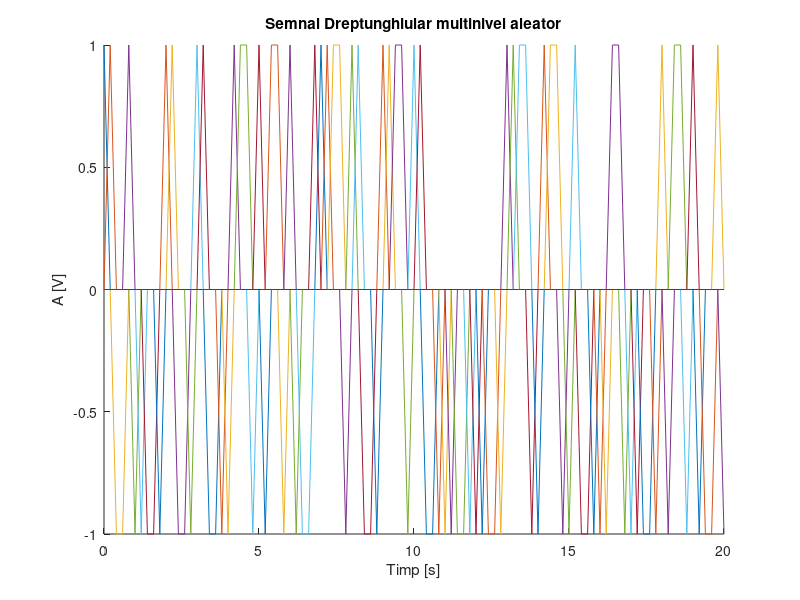
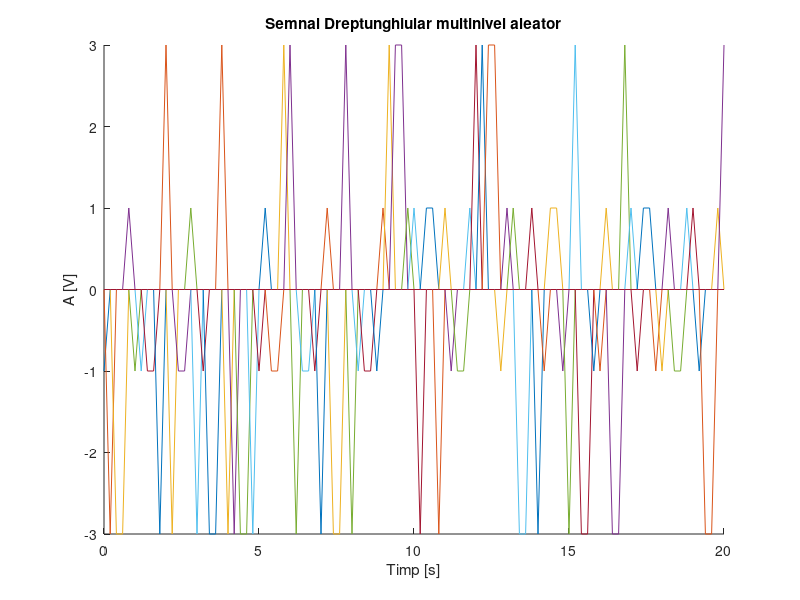
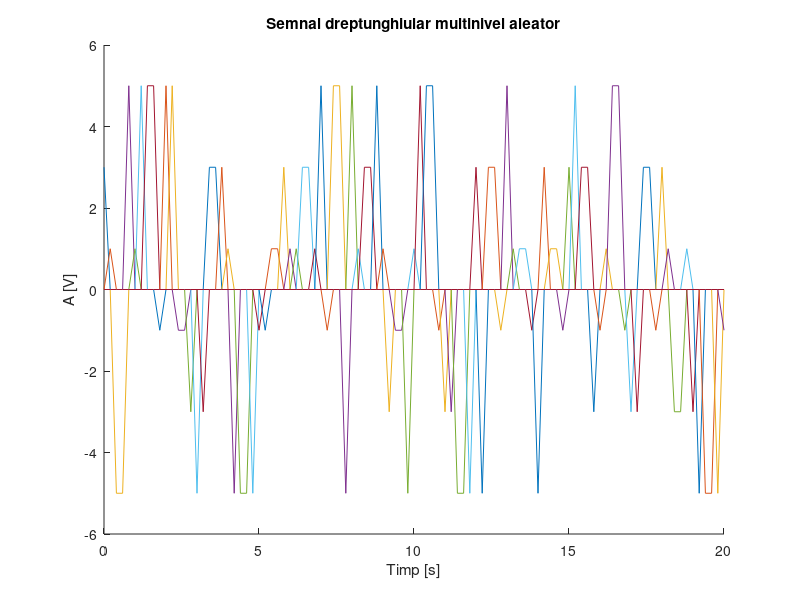
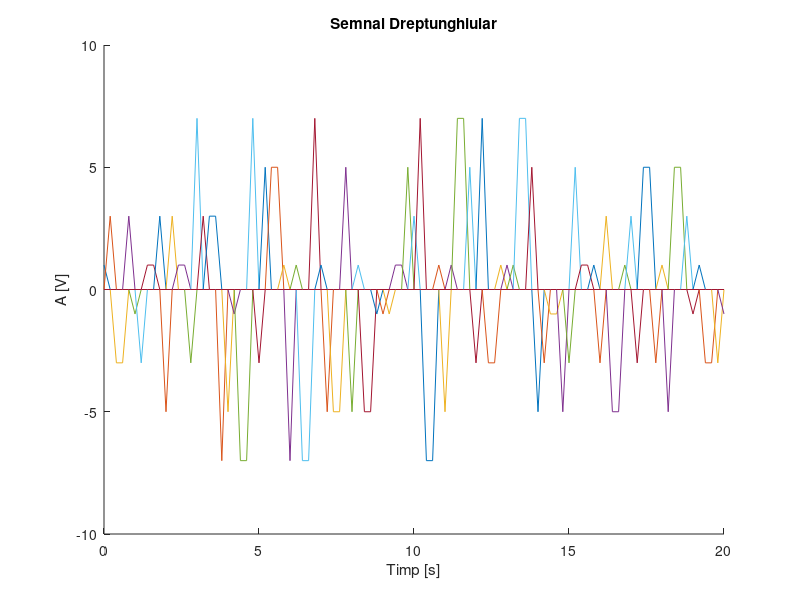

Reproduce these figures in MATLAB, in order.
%semnal dreptunghiular multinivel aleator, durate de 0.25 s
t=0:0.2:20;    %0.2=200ms=rezolutia temporara
%a)
niv=[ -1 1 ];
figure(1)
hold on
title('Semnal Dreptunghiular multinivel aleator')
xlabel('Timp [s]')
ylabel('A [V]')
for n=0:0.25:40
    x=datasample(niv, 1)
    plot(t, x*rectpuls(t-n, 0.25))
end

%b)
niv=[ -3 -1 1 3 ];
figure(2)
hold on
title('Semnal Dreptunghiular multinivel aleator')
xlabel('Timp [s]')
ylabel('A [V]')
for n=0:0.25:40
    x=datasample(niv, 1)
    plot(t, x*rectpuls(t-n, 0.25))
end

%c)
niv=[ -5 -3 -1 1 3 5 ];
figure(3)
hold on
title('Semnal dreptunghiular multinivel aleator')
xlabel('Timp [s]')
ylabel('A [V]')
for n=0:0.25:40
    x=datasample(niv, 1)
    plot(t, x*rectpuls(t-n, 0.25))
end

%d)
niv=[ -7 -5 -3 -1 1 3 5 7 ];
figure(4)
hold on
title('Semnal Dreptunghiular')
xlabel('Timp [s]')
ylabel('A [V]')
for n=0:0.25:40
    x=datasample(niv, 1)
    plot(t, x*rectpuls(t-n, 0.25))
end
